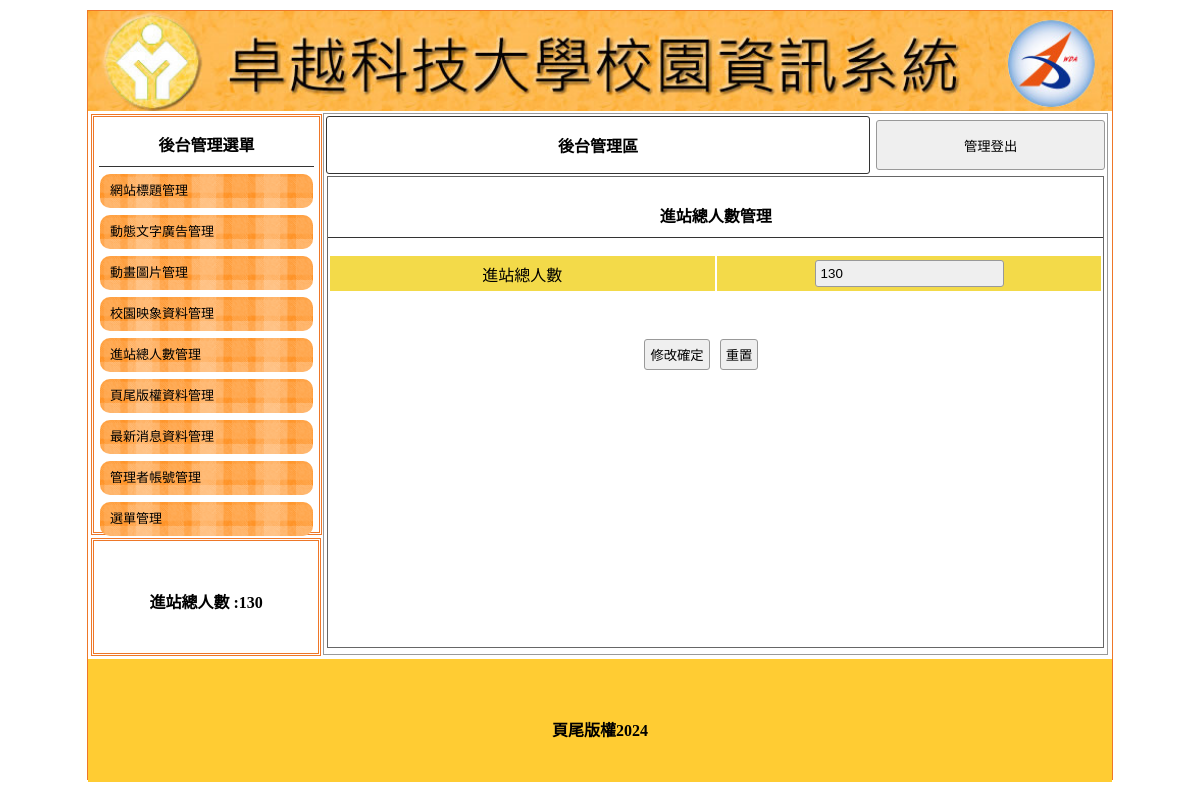
The app's page /back.php?do=total with its own data.
### tables this page shows
CREATE TABLE `titles` (
  `id` int(5) UNSIGNED NOT NULL,
  `img` text NOT NULL,
  `text` text NOT NULL,
  `sh` int(1) NOT NULL DEFAULT 0
);

CREATE TABLE `total` (
  `id` int(5) UNSIGNED NOT NULL,
  `total` int(5) NOT NULL
);

CREATE TABLE `bottom` (
  `id` int(5) UNSIGNED NOT NULL,
  `bottom` text NOT NULL
);

### api/db.php (called while the page is built, shortened)
<?php
class DB
{
    protected $dsn = "mysql:host=localhost;charset=utf8;dbname=c1";
    protected $pdo;
    protected $table;
    public function __construct($table)
    {
        $this->table = $table;
        $this->pdo = new PDO($this->dsn, 'root', '');
    }
    private function a2s($array)
    {
        foreach ($array as $col => $value) {
            $tmp[] = "`$col`='$value'";
        }
        return $tmp;
    }
    function find($id)
    {
        $sql = "select * from `$this->table`";
        if (is_array($id)) {
            $tmp = $this->a2s($id);
            $sql .= " where " . join(" && ", $tmp);
        } else if (is_numeric($id)) {
            $sql .= " where  `id` = '$id'";
        } else {
            echo "錯誤:參數的資料型態必須是數字或陣列";
        }
        $row = $this->pdo->query($sql)->fetch(PDO::FETCH_ASSOC);
        return $row;
    }
}
$Title = new DB('titles');
$Total = new DB('total');
$Bottom = new DB('bottom');

### back.php (the view, shortened to what this page needs)
<?php include_once "./api/db.php"; ?>
<!DOCTYPE html PUBLIC "-//W3C//DTD XHTML 1.0 Transitional//EN" "http://www.w3.org/TR/xhtml1/DTD/xhtml1-transitional.dtd">
<html xmlns="http://www.w3.org/1999/xhtml">
<head>
	<link href="./css/css.css" rel="stylesheet" type="text/css">
</head>
<body>
	<div id="main">
		<?php
		$title=$Title->find(['sh'=>1]);
		?>
		<a title="<?=$title['text'];?>" href="./index.php">
			<div class="ti" style="background:url(&#39;./img/<?=$title['img'];?>&#39;); background-size:cover;"></div>
		</a>
		<div id="ms">
			<div id="lf" style="float:left;">
				<div id="menuput" class="dbor">
					<span class="t botli">後台管理選單</span>
					<a style="color:#000; font-size:13px; text-decoration:none;" href="?do=title">
						<div class="mainmu">網站標題管理 </div>
					</a>
					<a style="color:#000; font-size:13px; text-decoration:none;" href="?do=ad">
						<div class="mainmu">動態文字廣告管理 </div>
					</a>
					<a style="color:#000; font-size:13px; text-decoration:none;" href="?do=mvim">
						<div class="mainmu">動畫圖片管理 </div>
					</a>
					<a style="color:#000; font-size:13px; text-decoration:none;" href="?do=image">
						<div class="mainmu">校園映象資料管理 </div>
					</a>
					<a style="color:#000; font-size:13px; text-decoration:none;" href="?do=total">
						<div class="mainmu">進站總人數管理 </div>
					</a>
					<a style="color:#000; font-size:13px; text-decoration:none;" href="?do=bottom">
						<div class="mainmu">頁尾版權資料管理 </div>
					</a>
					<a style="color:#000; font-size:13px; text-decoration:none;" href="?do=news">
						<div class="mainmu">最新消息資料管理 </div>
					</a>
					<a style="color:#000; font-size:13px; text-decoration:none;" href="?do=admin">
						<div class="mainmu">管理者帳號管理 </div>
					</a>
					<a style="color:#000; font-size:13px; text-decoration:none;" href="?do=menu">
						<div class="mainmu">選單管理 </div>
					</a>
				</div>
				<div class="dbor" style="margin:3px; width:95%; height:20%; line-height:100px;">
					<span class="t">進站總人數 :<?= $Total->find(1)['total']; ?>
					</span>
				</div>
			</div>
			<div class="di" style="height:540px; border:#999 1px solid; width:76.5%; margin:2px 0px 0px 0px; float:left; position:relative; left:20px;">
				<table width="100%">
					<tbody>
						<tr>
							<td style="width:70%;font-weight:800; border:#333 1px solid; border-radius:3px;" class="cent"><a href="?do=admin" style="color:#000; text-decoration:none;">後台管理區</a></td>
							<td><button onclick="location.replace('./api/logout.php')" style=" width:99%; margin-right:2px; height:50px;">管理登出</button></td>
						</tr>
					</tbody>
				</table>
				<?php
				$do = $_GET['do'] ?? 'title';
				$file = "./back/{$do}.php";
				if (file_exists($file)) {
					include "$file";
				} else {
					include "./back/title.php";
				}
				?>
			</div>
		</div>
		<div style="width:1024px; left:0px; position:relative; background:#FC3; margin-top:4px; height:123px; display:block;">
			<span class="t" style="line-height:123px;"><?= $Bottom->find(1)['bottom']; ?></span>
		</div>
	</div>
</body>
</html>

### back/total.php (shortened to what this page needs)
<div style="width:99%; height:87%; margin:auto; overflow:auto; border:#666 1px solid;">
	<p class="t cent botli">進站總人數管理</p>
	<form method="post" action="./api/edit_info.php">
		<table width="100%">
			<tr class="yel">
				<td width="50%">進站總人數</td>
				<td width="50%">
					<input type="number" name="total" value="<?= $Total->find(1)['total']; ?>">
				</td>
			</tr>
		</table>
		<table style="margin-top:40px; width:70%;">
			<tr>
				<td width="200px"></td>
				<td class="cent">
					<input type="submit" value="修改確定">
					<input type="reset" value="重置">
				</td>
			</tr>
		</table>
	</form>
</div>

### css/css.css (style rules this page uses)
body { padding: 0px; margin: 0px; }
#main { width: 1024px; height: 768px; margin: 10px auto 10px auto; border: #EE7728 1px solid; position: relative; }
.ti { width: 100%; height: 100px; position: relative; background-size: cover; background-repeat: no-repeat; }
.dbor { border: #EE7728 double 3px; margin: 1px; padding: 2px 10px 2px 10px; }
.t { font-weight: 800; display: block; text-align: center; padding: 10px 1px 10px 1px; }
.botli { border-bottom: #333 1px solid; }
.mainmu { position: relative; border-radius: 10px; background: url(../icon/menu.fw.png) center no-repeat; background-size: cover; line-height: 30px; padding: 2px 10px 2px 10px; margin: 7px 1px 7px 1px; height: 30px; }
#lf { height: 540px; width: 21%; display: inline-block; }
#menuput { width: 100%; height: 75%; position: relative; padding: 5px; display: block; margin: 3px; }
.di { display: inline-block; }
.cent { text-align: center; }
input, button { border: #999 1px solid; border-radius: 3px; background: #EFEFEF; padding: 5px; margin: 3px; }
.yel td { background: #F3DA49; text-align: center; }

### records on screen
titles: img (picture)
total: total "130"
bottom: bottom "頁尾版權2024"
